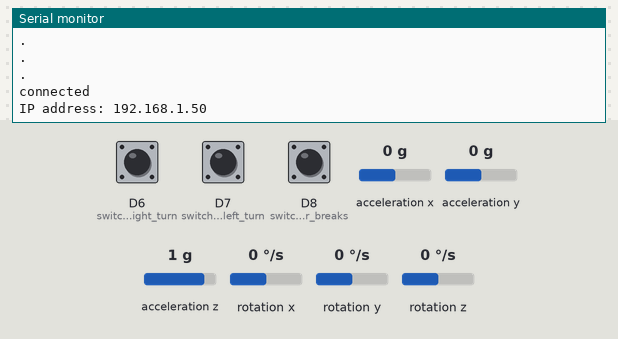
Recording of a sketch running on a simulated ESP8266 (NodeMCU). Parts: the last lines printed to the serial monitor. The inputs (shaded band) are chosen by the test bench; at power-on: rotation x 0 °/s, D6 (switch_for_right_turn) LOW, D7 (switch_for_left_turn) LOW, D8 (switch_for_breaks) LOW, acceleration x 0 g, acceleration y 0 g, acceleration z 1 g, rotation y 0 °/s, rotation z 0 °/s. WiFi joins after 1.5 s; servers stay silent unless stated.

Above: at 4.7 s.
4.8 s: rotation x set to -192 °/s
At 4.94 s:
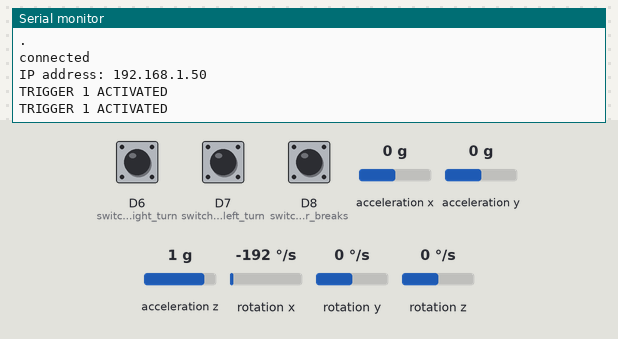
6.7 s: rotation x set to 0 °/s
At 9.0 s:
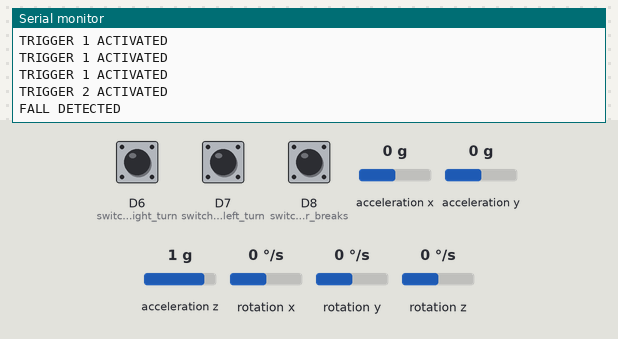

The sketch:

june2_server.ino
```cpp
//===========================================================================//
//  NAME OF WRITER = ATHARVA GODKAR
//  NAME OF PROJECT = SMART INDICATION SYSTEM (SERVER PART)
//  LAST EDITTED ON = 2ND JUNE 2023
//==========================================================================//
//  AIM =
//  The aim of the project was to develop a turn indication system for 2 wheelers
//  that will automatically give signals based on position of steering wheel.
//  This will reduce the miss communication between bike riders & also improve
//  visibility of vehicle on road during night time. In short it will reduce
//  accidents. I also made a webpage that helps to monitor the activities of
//  cyclist and do live location tracking. This will help in immediate medical
//  assitance to the victim incase of an accident.
//===========================================================================//

#include <ESP8266WiFi.h>                              // wifi library for esp8266
#include <ESP8266WebServer.h>                         // webserver library for esp8266
#include <ArduinoJson.h>                              // library for creating JSON objects
#include "Wire.h"                                     // it is used to communicate with I2C devices
#include <MPU6050_light.h>                            // it is required for MPU6050 which is a I2C device
#include <WebSocketsServer.h>                         // library for websocket server
MPU6050 mpu (Wire);                                   // we create a object of name mpu
int left, right, breaks, angleChange=0, fall=0, trigger1count=0, trigger2count=0;
float gx=0, gy=0, gz=0, AX;
bool trigger1=false, trigger2=false;
#define ssid "dell0778"                               // SSID of my laptop hotspot
#define password "6r&0731F"                           // password of my laptop hotspot
ESP8266WebServer server(80);                          // create an object of name server, port 80 used for HTTP messages
WebSocketsServer webSocket(81);                       // create an object of name websocket, port 81 used for websockets

const char* web PROGMEM = R"=====(
<html lang="en">
<head>
<meta charset="utf-8">
<meta name="viewport" content="width=device-width, initial-scale=1">
<title>GYRO sensor values</title>
</head>
<style>
    a:link, a:visited
    {
      background-color: Yellow;
      padding: 15px 25px;
      font-family: "Verdana", "Arial", sans-serif;
      font-weight: bold;
      text-align: center;
      text-decoration: none;
      color: Black;
      display: inline-block;
    }

    a:hover, a:active
    {
      background-color: red;
      text-decoration: underline;
    }

    table
    {
      position: relative;
      width:100%;
      border-spacing: 0px;
    }
    tr
    {
      border: 1px solid white;
      font-family: "Verdana", "Arial", sans-serif;
      font-size: 20px;
    }
    th
    {
      height: 20px;
      padding: 3px 15px;
      background-color: #343a40;
      color: #FFFFFF !important;
     }
    td
    {
      height: 20px;
      padding: 3px 15px;
    }
    .tabledata
    {
      width: auto;
      font-size: 24px;
      position: relative;
      padding-left: 5px;
      padding-top: 5px;
      height:   25px;
      border-radius: 5px;
      color: #FFFFFF;
      line-height: 20px;
      transition: all 200ms ease-in-out;
      background-color: #00AA00;
    }
    .bodytext
    {
      font-family: "Verdana", "Arial", sans-serif;
      font-size: 24px;
      text-align: left;
      font-weight: light;
      border-radius: 5px;
      display:inline;
    }
    .category
    {
      font-family: "Verdana", "Arial", sans-serif;
      font-weight: bold;
      color: White;
      font-size: 32px;
      line-height: 50px;
      padding: 20px 10px 0px 10px;
    }
    .heading
    {
      font-family: "Verdana", "Arial", sans-serif;
      font-weight: normal;
      font-size: 28px;
      text-align: left;
    }
    .container
    {
      max-width: 500px;
      margin: 0 auto;
    }
    table tr:first-child th:first-child
    { border-top-left-radius: 5px; }
    table tr:first-child th:last-child
    { border-top-right-radius: 5px; }
    table tr:last-child td:first-child
    { border-bottom-left-radius: 5px; }
    table tr:last-child td:last-child
    { border-bottom-right-radius: 5px; }
</style>

  <body style="background-color: MidnightBlue">
    <main class="container" style="margin-top:70px">
      <div class="category">Sensor Readings</div>
      <div style="border-radius: 10px !important;">

      <table style="width:100%">
      <colgroup>
        <col span="1" style="background-color:rgb(230,230,230); width: 50%; color:#000000 ;">
        <col span="1" style="background-color:rgb(200,200,200); width: 50%; color:#000000 ;">

      </colgroup>
      <col span="2"style="background-color:rgb(0,0,0); color:#FFFFFF">
      <col span="2"style="background-color:rgb(0,0,0); color:#FFFFFF">

      <tr>
        <th colspan="1"><div class="heading">data</div></th>
        <th colspan="1"><div class="heading">readings</div></th>
      </tr>
      <tr>
        <td><div class="bodytext">left turn</div></td>
        <td><div class="tabledata" id = "rand1"></div></td>
      </tr>
       <tr>
        <td><div class="bodytext">right turn</div></td>
        <td><div class="tabledata" id = "rand2"></div></td>
      </tr>
       <tr>
        <td><div class="bodytext">breaks</div></td>
        <td><div class="tabledata" id = "rand3"></div></td>
      </tr>
      <tr>
        <td><div class="bodytext">fall</div></td>
        <td><div class="tabledata" id = "rand5"></div></td>
      </tr>
      </table>
    </div>
    <div class="category">Gyro Data</div>
    <meter style="font-size: 50px" value="0" min="-50" max="50"  id="gyrometer"></meter>
    <div class="category" id="gyrovalue"  style="display: inline-block;"></div>
    <br></br>
    <div><a href="https://maps.app.goo.gl/CDbCJ7DZNQfd49Vu8" target="_blank">Press Button</a></div>

  </main>
  </body>
</html>

<script>
socket = new WebSocket("ws:/" + "/" + location.host + ":81");
socket.onmessage = function(e)
{
  var obj = JSON.parse(e.data);
  document.getElementById("rand1").innerHTML = obj.rand1;
  document.getElementById("rand2").innerHTML = obj.rand2;
  document.getElementById("rand3").innerHTML = obj.rand3;
  document.getElementById("rand5").innerHTML = obj.rand5;
  document.getElementById("rand1").style.width=(obj.rand1+"%");
  document.getElementById("rand2").style.width=(obj.rand2+"%");
  document.getElementById("rand3").style.width=(obj.rand3+"%");
  document.getElementById("rand5").style.width=(obj.rand5+"%");

  document.getElementById("gyrometer").value = obj.rand0;
  document.getElementById("gyrovalue").innerHTML = obj.rand0;
};
</script>
)=====";

int checkfall()                                                                                           //this function is called to check if cyclist fell or not
{
 gx = mpu.getGyroX();                                                                                     //calculating gyro value along X,Y,Z axis.
 gy = mpu.getGyroY();
 gz = mpu.getGyroZ();

 angleChange = pow(pow(gx,2)+pow(gy,2)+pow(gz,2),0.5);                                                    //taking root mean square of gyro values
if (angleChange>=100 && angleChange<=600)                                                                 //if RMS attains high value there may be fall
   { trigger1=true; Serial.println("TRIGGER 1 ACTIVATED"); }
if (trigger1==true)
 {
   angleChange = pow(pow(gx,2)+pow(gy,2)+pow(gz,2),0.5);                                                  //so we again calculate RMS value
   trigger1count++;
   if (angleChange>=0 && angleChange<=5)                                                                  //if RMS value drops there might be fall
     { trigger2=true; Serial.println("TRIGGER 2 ACTIVATED"); trigger1=false; trigger1count=0; }
 }
 if (trigger2==true)
  {
    trigger2count++;
    if (trigger2count>=10)                                                                                //we give a delay of 10 micro seconds
     {
       angleChange = pow(pow(gx,2)+pow(gy,2)+pow(gz,2),0.5);                                              //calculate RMS value for one last time
       if (angleChange>=0 && angleChange<=5)                                                              //if RMS value remains LOW, we conclude that fall detected
       { fall=90; trigger2=false; trigger2count=0; Serial.println("FALL DETECTED"); return fall; }
       else
       { trigger2=false; trigger2count=0; Serial.println("TRIGGER 2 DEACTIVATED"); }
     }
  }
 if (trigger2count>=15)
 { trigger2=false; trigger2count=0; Serial.println("TRIGGER 2 DECACTIVATED"); }
 if (trigger1count>=15)
 { trigger1=false; trigger1count=0; Serial.println("TRIGGER 1 DECACTIVATED"); }
  return fall;
};

void setup()
{
  Serial.begin(115200);                                             // BAUD rate for serial monitor
  pinMode(D6,INPUT);                                                // switch for right turn
  pinMode(D7,INPUT);                                                // switch for left turn
  pinMode(D8,INPUT);                                                // switch for breaks
  Wire.begin();                                                     // to start communication with I2C devices
  bool status = mpu.begin();                                        // this fucntion returns a value to tell if sensor started or not
  Serial.print(F("MPU6050 status: "));
  Serial.println(status);
  while(status!=0){ }                                               // wait till status is 1
  Serial.println(F("Calculating offsets, do not move MPU6050"));    // when status is 0 means mpu6050 is cnnected
  delay(1000);
  mpu.calcOffsets();                                                // calculating offset for sensor
  Serial.println("Done!\n");

  WiFi.begin(ssid, password);                                       // Connect to the hotspot of laptop
  while (WiFi.status() != WL_CONNECTED)                             // if wifi not connected wait and check again after 0.5s
  { delay(500);  Serial.println("."); }
  Serial.println("connected");
  Serial.print("IP address: ");                                     // Print the IP address in the serial monitor windows.
  Serial.println(WiFi.localIP());                                   // IP address of internet service provider (v. imp. add this IP to client code)
  webSocket.begin();                                                // to start websocket protocol
  server.on("/", []() { server.send_P(200, "text/html", web ); });  // create webserver on default IP address. and send webpage as a response.
  server.begin();

}
void loop()
{
  webSocket.loop();                                  // checks again & again if client has made any request
  server.handleClient();                             // if request is detected server sends the updated data to client

  delay(100);
  if(digitalRead(D6)==1) right = 90;                // to check position of switch and assign appropriate value
  else right = 0;                                   // 90 indicates s/w is closed while 0 indicates s/w is open
  if(digitalRead(D7)==1) left = 90;                 // I used numbers like 90 & 0 so that webpage is properly updated
  else left = 0;
  if(digitalRead(D8)==1) breaks = 90;
  else breaks = 0;

  mpu.update();                                    // before reading value of sensor we need to call this function
  AX = mpu.getAngleX();                            // reading the value of angle from the sensor
  fall = checkfall();                              // checking if cyclist has fallen down

    String jsonString = "";                        // create a JSON string for sending data to the client
    StaticJsonDocument<200> doc;                   // create a JSON container having capacity 200 characters
    JsonObject object = doc.to<JsonObject>();      // create a JSON Object to store different data values
    object["rand0"] = AX;                          // the names rand0, rand1, rand2.... should be same in javascript code also
    object["rand1"] = left;
    object["rand2"] = right;
    object["rand3"] = breaks;
    object["rand5"] = fall;
    serializeJson(doc, jsonString);                // connects all JSON objects to form a single string
    webSocket.broadcastTXT(jsonString);            // send JSON string to clients using websockets
}
```

Measured:
- after the input at 4.8 s, the serial monitor: prints a new line at once (image 1)
- after the input at 6.7 s, the serial monitor: prints a new line after 0.07 s (image 2)
